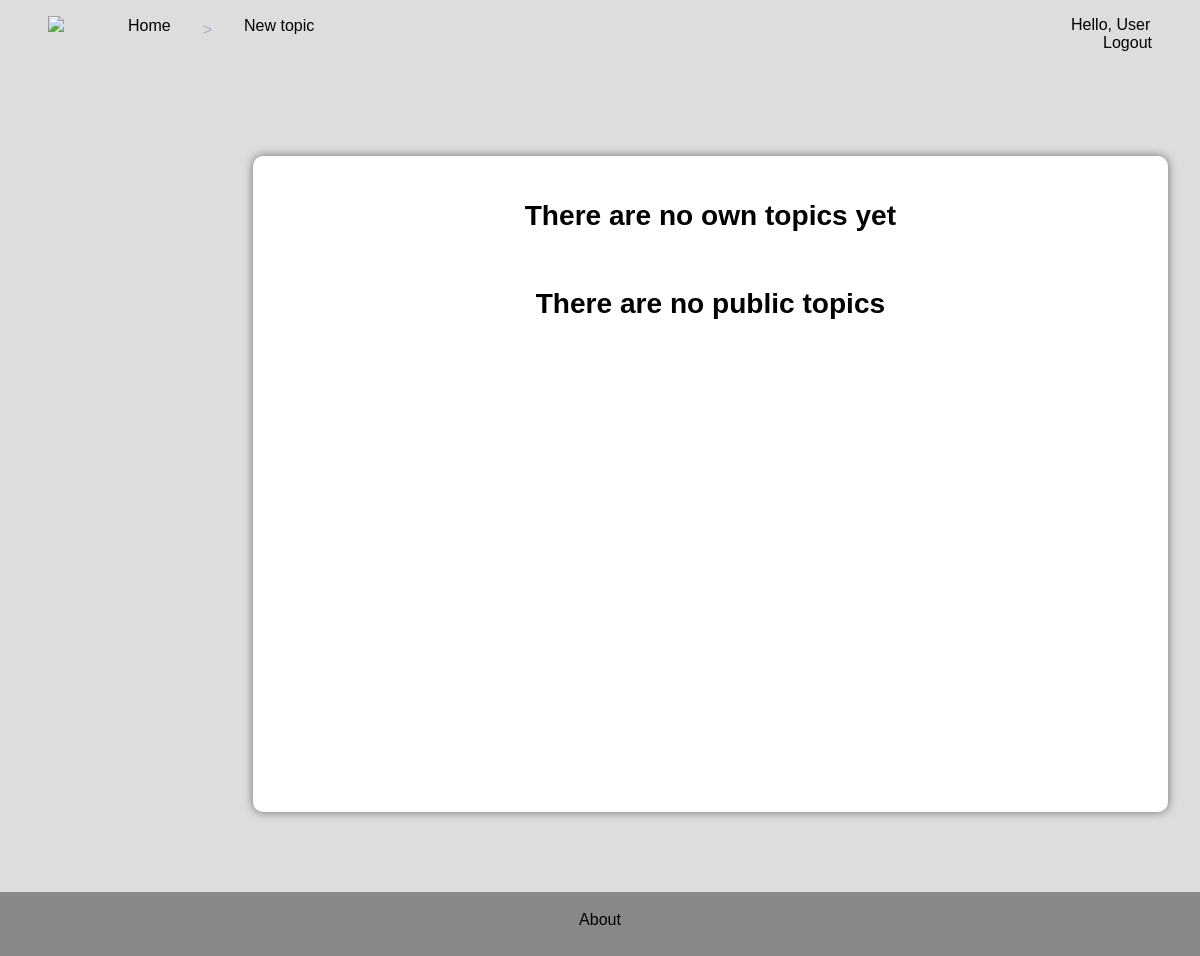
The page /blog/topics/ (signed in) on the database as committed earlier.
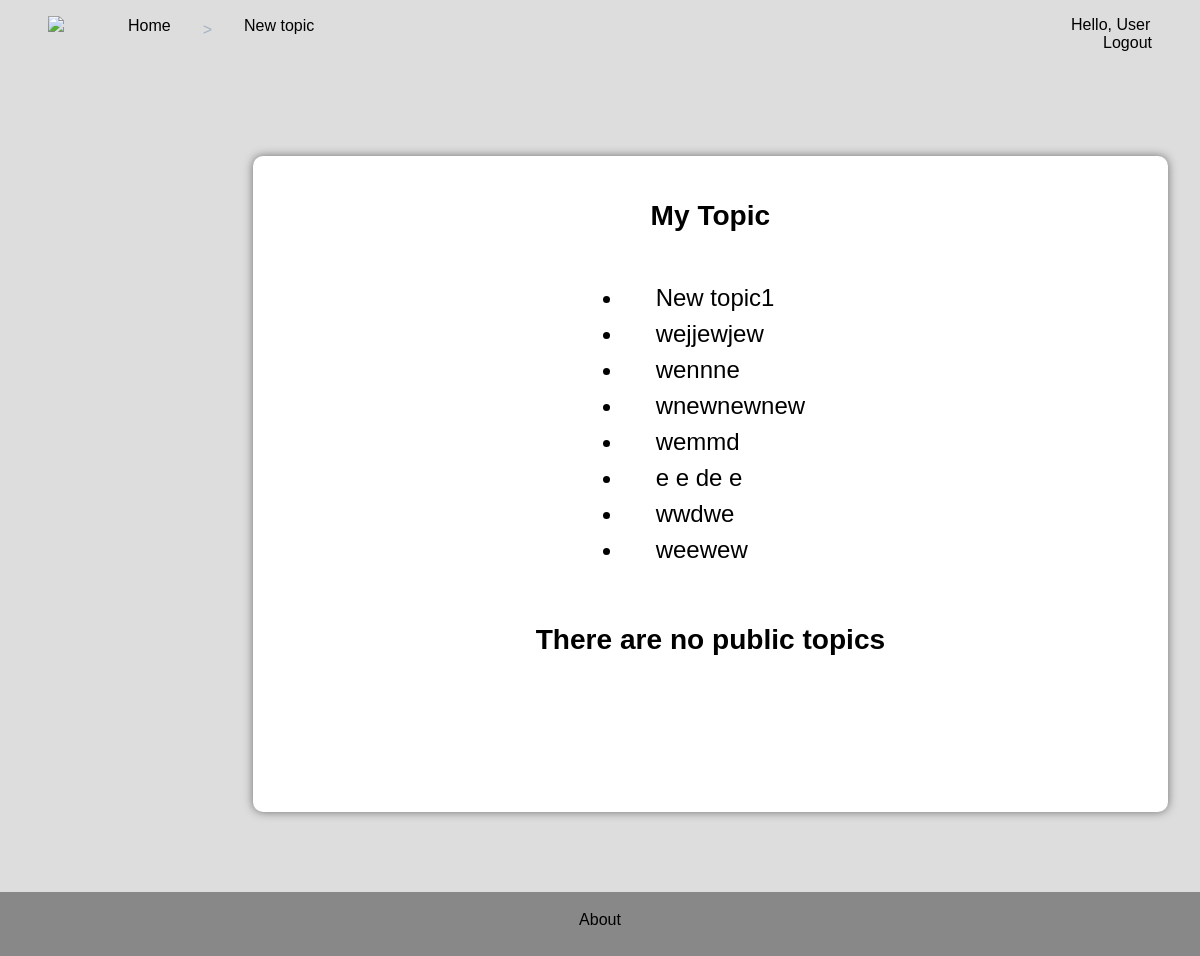
The same page on the database as committed later.
### blog/models.py (models this page shows)
class Topic(models.Model):
    class Permissions(models.IntegerChoices):
        PRIVATE = 0
        GROUP = 1
        FOR_ALL = 2
    text = models.CharField(max_length=200)
    user = models.ForeignKey(User, on_delete=models.CASCADE, related_name='topics')
    permision = models.IntegerField(choices=Permissions, default=Permissions.PRIVATE)
    def __str__(self):
        return self.text

### blog/views.py (the view)
# urls.py: path('topics/', views.show_topic_list, name='show_topic_list'),
def show_topic_list(request):
    all_topics = Topic.objects.filter(permision=Topic.Permissions.FOR_ALL)\
    own_topics = None
    if request.user and request.user.is_authenticated:
        own_topics = Topic.objects.filter(user=request.user)
    return render(request, 'blog/show_topic_list.html', {
        'own_topics':own_topics,
        'all_topics':all_topics
    })

### blog/templates/blog/show_topic_list.html
{% extends 'blog/layout.html' %}
{% block header_content %}
<a href="{% url 'blog:index' %}"> Home </a>
    {% if user.is_authenticated %}
        <span>></span><a href="{% url 'blog:new_topic' %}">New topic</a>
    {% endif %}
{% endblock header_content %}
{% block main_content %}
    {% if user.is_authenticated %}
        {% if own_topics %}
            <h3> My Topic </h3>
            <ul>
                {% for topic in own_topics %}
                    <li>
                        <a href="{% url 'blog:show_topic' topic.id %}">{{topic}}</a>
                    </li>
                {% endfor %}
            </ul>
        {% else %}
            <h3> There are no own topics yet </h3>
        {% endif %}
    {% endif %}
    {% if all_topics %}
            <hr>
        <h3>Public topics</h3>
        <ul>
            {% for topic in all_topics %}
            <li>
                <a href="{% url 'blog:show_topic' topic.id %}">{{topic}}</a>
            </li>
            {% endfor %}
        </ul>
    {% else %}
        <h3>There are no public topics</h3>
    {% endif %}
{% endblock main_content %}

Rows that differ between the two databases and show on the page:
added Topic: text "New topic1"
added Topic: text "wejjewjew"
added Topic: text "wennne"
added Topic: text "wnewnewnew"
added Topic: text "wemmd"
added Topic: text "e e de e"
added Topic: text "wwdwe"
added Topic: text "weewew"
Other text that changed with them:
text no longer shown: "There are no own topics yet"
text now shown: "My Topic"
